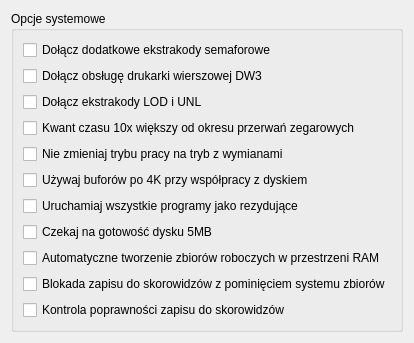
      <widget class="QWidget" name="system">
       <attribute name="title">
        <string>System</string>
       </attribute>
       <attribute name="toolTip">
        <string>Opcje systemowe oraz dodatkowe moduły dołączane do systemu</string>
       </attribute>
       <layout class="QVBoxLayout" name="verticalLayout_11">
        <item>
         <widget class="QGroupBox" name="groupBox_6">
          <property name="title">
           <string>Opcje systemowe</string>
          </property>
          <layout class="QVBoxLayout" name="verticalLayout_2">
           <item>
            <widget class="QCheckBox" name="sys_sem">
             <property name="text">
              <string>Dołącz dodatkowe ekstrakody semaforowe</string>
             </property>
            </widget>
           </item>
           <item>
            <widget class="QCheckBox" name="sys_dw3">
             <property name="text">
              <string>Dołącz obsługę drukarki wierszowej DW3</string>
             </property>
            </widget>
           </item>
           <item>
            <widget class="QCheckBox" name="sys_lod">
             <property name="text">
              <string>Dołącz ekstrakody LOD i UNL</string>
             </property>
            </widget>
           </item>
           <item>
            <widget class="QCheckBox" name="sys_time10x">
             <property name="toolTip">
              <string>jeśli opcja nie jest zaznaczona, to kwant czasu
jest równy okresowi przerwań zegarowych</string>
             </property>
             <property name="text">
              <string>Kwant czasu 10x większy od okresu przerwań zegarowych</string>
             </property>
            </widget>
           </item>
           <item>
            <widget class="QCheckBox" name="sys_noswap">
             <property name="text">
              <string>Nie zmieniaj trybu pracy na tryb z wymianami</string>
             </property>
            </widget>
           </item>
           <item>
            <widget class="QCheckBox" name="sys_use4kbuf">
             <property name="text">
              <string>Używaj buforów po 4K przy współpracy z dyskiem</string>
             </property>
            </widget>
           </item>
           <item>
            <widget class="QCheckBox" name="sys_resident">
             <property name="text">
              <string>Uruchamiaj wszystkie programy jako rezydujące</string>
             </property>
            </widget>
           </item>
           <item>
            <widget class="QCheckBox" name="sys_diskwait">
             <property name="toolTip">
              <string>czas oczekiwania wynosi około 2 minuty</string>
             </property>
             <property name="text">
              <string>Czekaj na gotowość dysku 5MB</string>
             </property>
            </widget>
           </item>
           <item>
            <widget class="QCheckBox" name="sys_ramfiles">
             <property name="text">
              <string>Automatyczne tworzenie zbiorów roboczych w przestrzeni RAM</string>
             </property>
            </widget>
           </item>
           <item>
            <widget class="QCheckBox" name="sys_dirlock">
             <property name="toolTip">
              <string>ominąć blokadę można przez ustawienie na kluczach wartości 0300 + numer końcówki</string>
             </property>
             <property name="text">
              <string>Blokada zapisu do skorowidzów z pominięciem systemu zbiorów</string>
             </property>
            </widget>
           </item>
           <item>
            <widget class="QCheckBox" name="sys_dircheck">
             <property name="toolTip">
              <string>po zapisie przeprowadzany jest odczyt i porównanie, a jeśli przewidziano kopię skorowidzu, przeprowadzany jest dodatkowo zapis, odczyt i porównanie dla kopii, natomiast przy odczycie skorowidzu porównuje się oryginał z kopią wywołując alarm w razie niezgodności</string>
             </property>
             <property name="text">
              <string>Kontrola poprawności zapisu do skorowidzów</string>
             </property>
            </widget>
           </item>
          </layout>
         </widget>
        </item>
       </layout>
      </widget>
